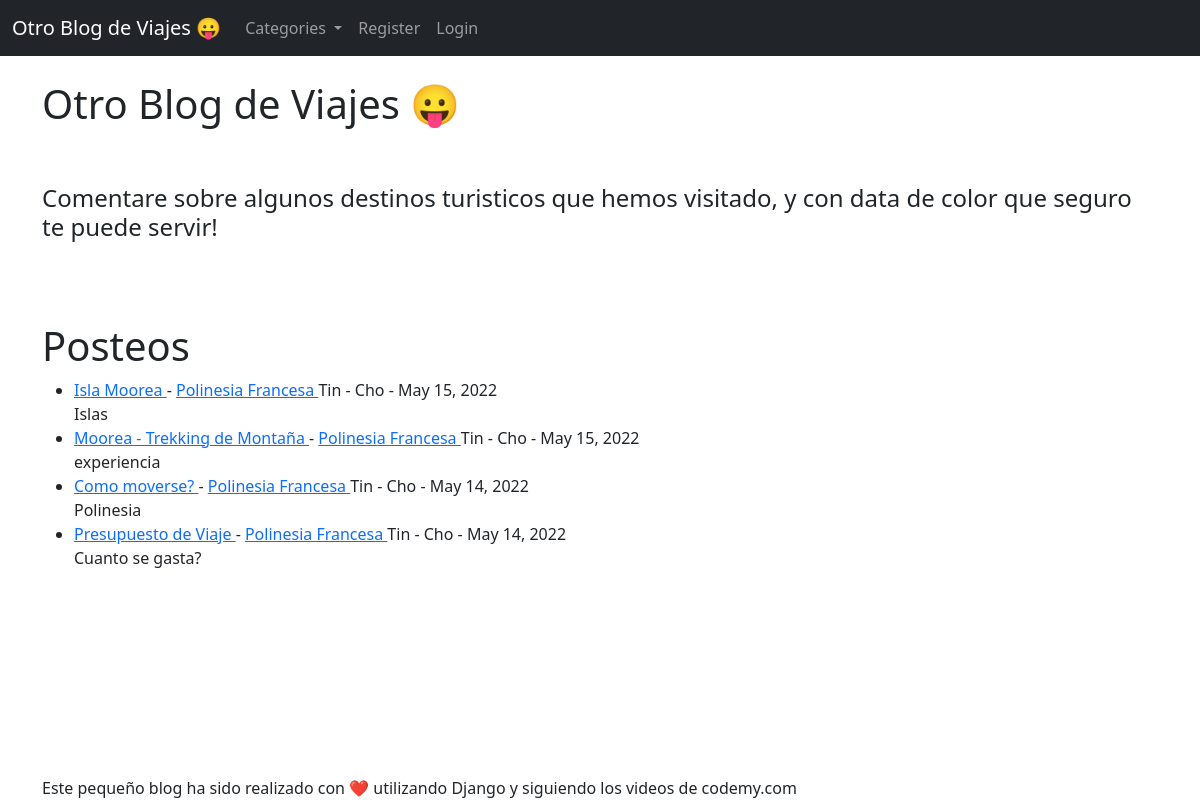
The page / on the database its author committed.
### theblog/models.py (models this page shows, shortened)
class Post(models.Model):
	title = models.CharField(max_length=255)
	header_image = models.ImageField(null=True, blank=True, upload_to="images/")
	title_tag = models.CharField(max_length=255)
	author = models.ForeignKey(User, on_delete=models.CASCADE)
	body = RichTextField(blank=True, null=True)
	post_date = models.DateField(auto_now_add=True)
	category = models.CharField(max_length=255, default='coding')
	snippet = models.CharField(max_length=255)
	likes = models.ManyToManyField(User, related_name='blog_posts')

### theblog/views.py (the view)
# urls.py: path('', HomeView.as_view(), name="home"),
class HomeView(ListView):
	model = Post
	template_name = 'home.html'
	cats = Category.objects.all()
	ordering = ['-post_date']
	def get_context_data(self, *args, **kwargs):
		cat_menu = Category.objects.all()
		context = super(HomeView, self).get_context_data(*args, **kwargs)
		context["cat_menu"] = cat_menu
		return context

### theblog/models.py (called while the page is built)
	def __str__(self):
		return self.name

### theblog/templates/home.html (shortened to what this page needs)
{% extends 'base.html' %}
{% block content %}
<h1> Otro Blog de Viajes 😛  </h1>
<br>
<br>
<h4> Comentare sobre algunos destinos turisticos que hemos visitado, y con data de color que seguro te puede servir! </h4>
<br/>
<br/>
<br/>
<h1> Posteos </h1>
<ul>
{% for post in object_list %}
    <li> <a href="{% url 'article-detail' post.pk %}">
        {{ post.title }} </a>
        - <a href="{% url 'category' post.category|slugify %}"> {{ post.category }} </a>
        {{ post.author.first_name }} -
        {{ post.author.last_name }} -
        {{ post.post_date }}
        <br/>
    {{ post.snippet }}
</li>
{% endfor %}
</ul>
<br><br>
<footer style="position: fixed; bottom: 0; width: 100%"> Este pequeño blog ha sido realizado con ❤️ utilizando Django y siguiendo los videos de codemy.com </footer>
{% endblock %}

### theblog/templates/base.html (shortened to what this page needs)
<!doctype html>
<html lang="en">
  <head>
    <link href="https://cdn.jsdelivr.net/npm/bootstrap@5.1.3/dist/css/bootstrap.min.css" rel="stylesheet">
  </head>
  <body>
    <nav class="navbar navbar-expand-lg navbar-dark bg-dark">
        <div class="container-fluid">
          <a class="navbar-brand" href="{% url 'home' %}"> Otro Blog de Viajes 😛 </a>
          <div class="collapse navbar-collapse" id="navbarSupportedContent">
            <ul class="navbar-nav me-auto mb-2 mb-lg-0">
              {% if cat_menu %}
              <li class="nav-item dropdown">
                <a class="nav-link dropdown-toggle" href="#" id="navbarDropdown" role="button" data-bs-toggle="dropdown" aria-expanded="false">
                  Categories
                </a>
              </li>
              {% else %}
                <li class="nav-item">
                  <a class="nav-link" href="{% url 'category-list' %}">Categories</a>
                </li>
              {% endif %}
              {% if user.is_authenticated  %}
                <li class="nav-item">
                  <a class="nav-link" href="{% url 'add_post' %}">Add Post</a>
                </li>
                <li class="nav-item">
                  <a class="nav-link" href="{% url 'add_category' %}">Add Category</a>
                </li>
              {% else %}
                <li class="nav-item">
                  <a class="nav-link" href="{% url 'register' %}">Register</a>
                </li>
                <li class="nav-item">
                  <a class="nav-link" href="{% url 'login' %}">Login</a>
                </li>
              {% endif %}
            </ul>
          </div>
        </div>
      </nav>
    <br/>
    <div class="container">
    {% block content %}
    {% endblock %}
    </div>
  </body>
</html>

### rows shown on the page
Post: title "Isla Moorea", category "Polinesia Francesa", author.first_name "Tin", author.last_name "Cho", post_date "May 15, 2022", snippet "Islas"
Post: title "Moorea - Trekking de Montaña", category "Polinesia Francesa", author.first_name "Tin", author.last_name "Cho", post_date "May 15, 2022", snippet "experiencia"
Post: title "Como moverse?", category "Polinesia Francesa", author.first_name "Tin", author.last_name "Cho", post_date "May 14, 2022", snippet "Polinesia"
Post: title "Presupuesto de Viaje", category "Polinesia Francesa", author.first_name "Tin", author.last_name "Cho", post_date "May 14, 2022", snippet "Cuanto se gasta?"
